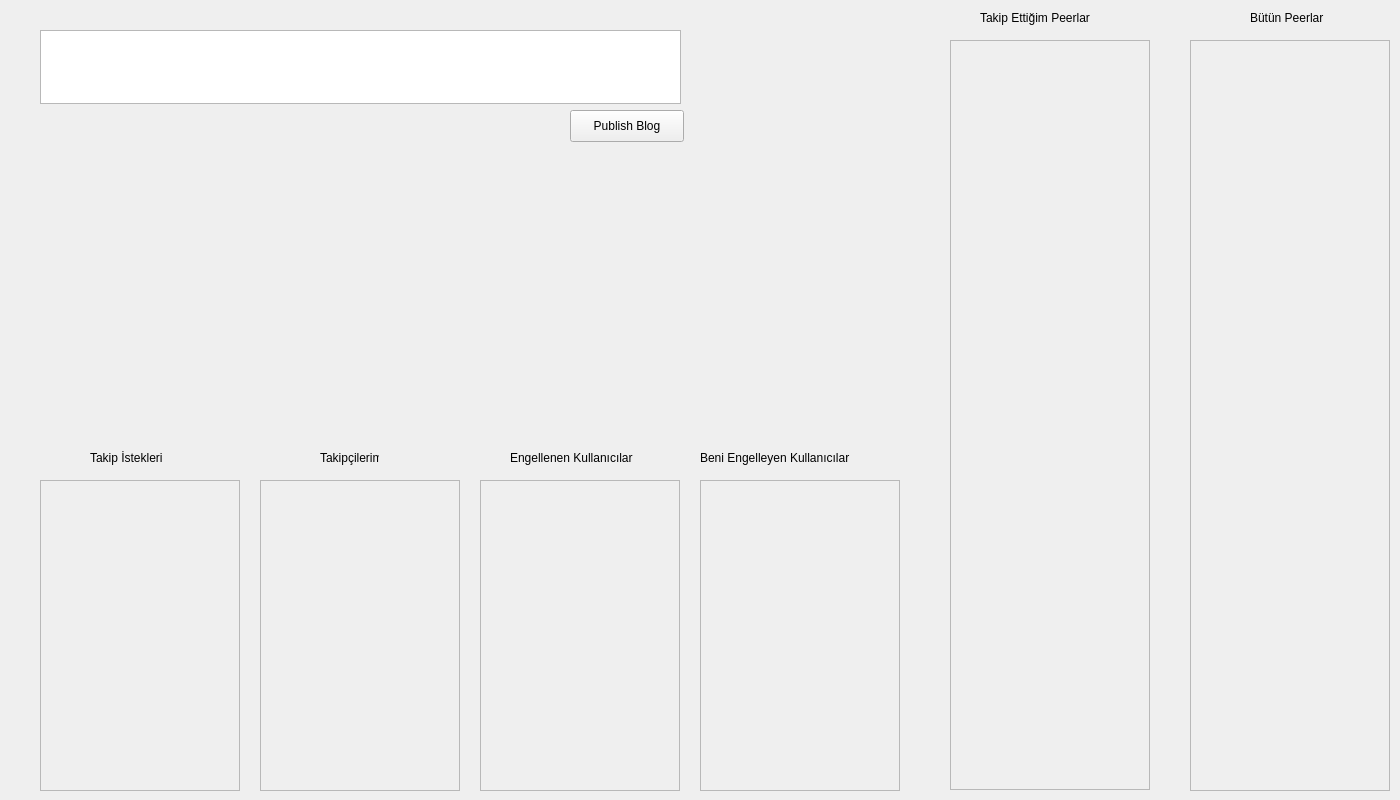
<?xml version="1.0" encoding="UTF-8"?>
<ui version="4.0">
 <class>MainWindow</class>
 <widget class="QMainWindow" name="MainWindow">
  <property name="geometry">
   <rect>
    <x>0</x>
    <y>0</y>
    <width>1400</width>
    <height>800</height>
   </rect>
  </property>
  <property name="windowTitle">
   <string>MainWindow</string>
  </property>
  <widget class="QWidget" name="centralWidget">
   <widget class="QScrollArea" name="scrollArea_all_peers">
    <property name="geometry">
     <rect>
      <x>1190</x>
      <y>40</y>
      <width>200</width>
      <height>751</height>
     </rect>
    </property>
    <property name="widgetResizable">
     <bool>true</bool>
    </property>
    <widget class="QWidget" name="scrollContents_all_peers">
     <property name="geometry">
      <rect>
       <x>0</x>
       <y>0</y>
       <width>198</width>
       <height>749</height>
      </rect>
     </property>
    </widget>
   </widget>
   <widget class="QLabel" name="label">
    <property name="geometry">
     <rect>
      <x>1250</x>
      <y>10</y>
      <width>91</width>
      <height>16</height>
     </rect>
    </property>
    <property name="text">
     <string>Bütün Peerlar</string>
    </property>
   </widget>
   <widget class="QScrollArea" name="scrollArea_peers_that_i_subscribe">
    <property name="geometry">
     <rect>
      <x>950</x>
      <y>40</y>
      <width>200</width>
      <height>750</height>
     </rect>
    </property>
    <property name="widgetResizable">
     <bool>true</bool>
    </property>
    <widget class="QWidget" name="scrollContents_peers_that_i_subscribe">
     <property name="geometry">
      <rect>
       <x>0</x>
       <y>0</y>
       <width>198</width>
       <height>748</height>
      </rect>
     </property>
    </widget>
   </widget>
   <widget class="QLabel" name="label_2">
    <property name="geometry">
     <rect>
      <x>980</x>
      <y>10</y>
      <width>131</width>
      <height>16</height>
     </rect>
    </property>
    <property name="text">
     <string>Takip Ettiğim Peerlar</string>
    </property>
   </widget>
   <widget class="QScrollArea" name="scrollArea_subscriber_requests">
    <property name="geometry">
     <rect>
      <x>40</x>
      <y>480</y>
      <width>200</width>
      <height>311</height>
     </rect>
    </property>
    <property name="widgetResizable">
     <bool>true</bool>
    </property>
    <widget class="QWidget" name="scrollContent_subscriber_requests">
     <property name="geometry">
      <rect>
       <x>0</x>
       <y>0</y>
       <width>198</width>
       <height>309</height>
      </rect>
     </property>
    </widget>
   </widget>
   <widget class="QLabel" name="label_3">
    <property name="geometry">
     <rect>
      <x>90</x>
      <y>450</y>
      <width>101</width>
      <height>16</height>
     </rect>
    </property>
    <property name="text">
     <string>Takip İstekleri</string>
    </property>
   </widget>
   <widget class="QLabel" name="label_4">
    <property name="geometry">
     <rect>
      <x>510</x>
      <y>450</y>
      <width>171</width>
      <height>16</height>
     </rect>
    </property>
    <property name="text">
     <string>Engellenen Kullanıcılar</string>
    </property>
   </widget>
   <widget class="QScrollArea" name="scrollArea_peers_that_i_block">
    <property name="geometry">
     <rect>
      <x>480</x>
      <y>480</y>
      <width>200</width>
      <height>311</height>
     </rect>
    </property>
    <property name="widgetResizable">
     <bool>true</bool>
    </property>
    <widget class="QWidget" name="scrollContents_peers_that_i_block">
     <property name="geometry">
      <rect>
       <x>0</x>
       <y>0</y>
       <width>198</width>
       <height>309</height>
      </rect>
     </property>
    </widget>
   </widget>
   <widget class="QLabel" name="label_5">
    <property name="geometry">
     <rect>
      <x>700</x>
      <y>450</y>
      <width>171</width>
      <height>16</height>
     </rect>
    </property>
    <property name="text">
     <string>Beni Engelleyen Kullanıcılar</string>
    </property>
   </widget>
   <widget class="QScrollArea" name="scrollArea_peers_that_block_me">
    <property name="geometry">
     <rect>
      <x>700</x>
      <y>480</y>
      <width>200</width>
      <height>311</height>
     </rect>
    </property>
    <property name="widgetResizable">
     <bool>true</bool>
    </property>
    <widget class="QWidget" name="scrollContents_peers_that_block_me">
     <property name="geometry">
      <rect>
       <x>0</x>
       <y>0</y>
       <width>198</width>
       <height>309</height>
      </rect>
     </property>
    </widget>
   </widget>
   <widget class="QLabel" name="label_6">
    <property name="geometry">
     <rect>
      <x>320</x>
      <y>450</y>
      <width>59</width>
      <height>16</height>
     </rect>
    </property>
    <property name="text">
     <string>Takipçilerim</string>
    </property>
   </widget>
   <widget class="QScrollArea" name="scrollArea_subscribers">
    <property name="geometry">
     <rect>
      <x>260</x>
      <y>480</y>
      <width>200</width>
      <height>311</height>
     </rect>
    </property>
    <property name="widgetResizable">
     <bool>true</bool>
    </property>
    <widget class="QWidget" name="scrollContents_subscribers">
     <property name="geometry">
      <rect>
       <x>0</x>
       <y>0</y>
       <width>198</width>
       <height>309</height>
      </rect>
     </property>
    </widget>
   </widget>
   <widget class="QPushButton" name="pushButton">
    <property name="geometry">
     <rect>
      <x>570</x>
      <y>110</y>
      <width>114</width>
      <height>32</height>
     </rect>
    </property>
    <property name="text">
     <string>Publish Blog</string>
    </property>
   </widget>
   <widget class="QTextEdit" name="textEdit">
    <property name="geometry">
     <rect>
      <x>40</x>
      <y>30</y>
      <width>641</width>
      <height>74</height>
     </rect>
    </property>
   </widget>
  </widget>
 </widget>
 <layoutdefault spacing="6" margin="11"/>
 <resources/>
 <connections/>
</ui>
